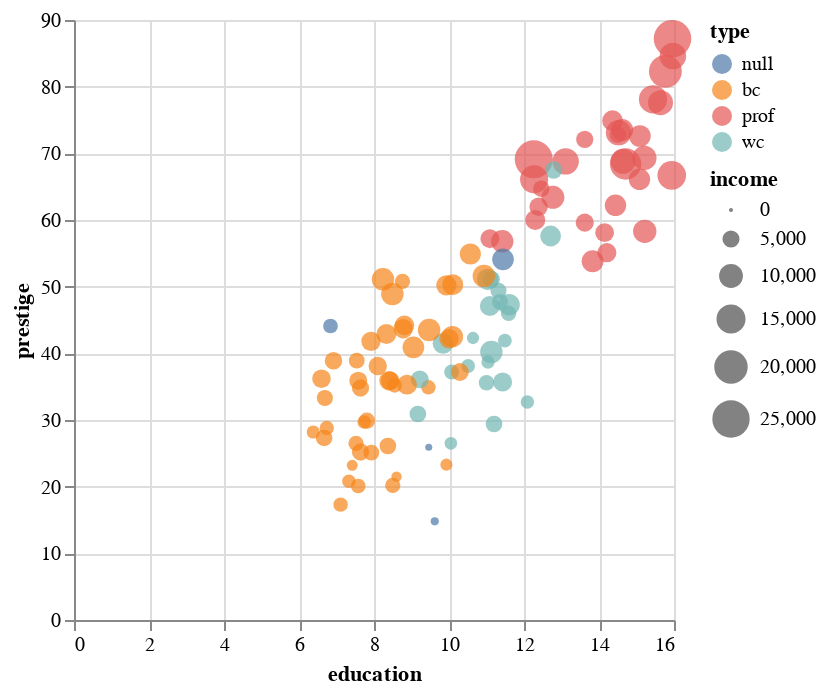

Write notebook code for a chart like this one.
### Code cell
interact_plot2 = alt.Chart(df).mark_circle().encode(
    x='education',
    y='prestige',
    color='type',
    size='income',
    tooltip=['census'],
)
interact_plot2

### Figure 1 — Vega-Lite specification as saved in the notebook (floating-point values rounded to 4 significant figures)
{"config": {"view": {"continuousWidth": 300, "continuousHeight": 300}}, "data": {"name": "data-6a22ce1ee912eff56ccfda5c76891c8a"}, "mark": {"type": "circle"}, "encoding": {"color": {"field": "type", "type": "nominal"}, "size": {"field": "income", "type": "quantitative"}, "tooltip": [{"field": "census", "type": "quantitative"}], "x": {"field": "education", "type": "quantitative"}, "y": {"field": "prestige", "type": "quantitative"}}, "$schema": "https://vega.github.io/schema/vega-lite/v5.8.0.json", "datasets": {"data-6a22ce1ee912eff56ccfda5c76891c8a": [{"job": "gov.administrators", "education": 13.11, "income": 12351, "women": 11.16, "prestige": 68.8, "census": 1113, "type": "prof"}, {"job": "general.managers", "education": 12.26, "income": 25879, "women": 4.02, "prestige": 69.1, "census": 1130, "type": "prof"}, {"job": "accountants", "education": 12.77, "income": 9271, "women": 15.7, "prestige": 63.4, "census": 1171, "type": "prof"}, {"job": "purchasing.officers", "education": 11.42, "income": 8865, "women": 9.11, "prestige": 56.8, "census": 1175, "type": "prof"}, {"job": "chemists", "education": 14.62, "income": 8403, "women": 11.68, "prestige": 73.5, "census": 2111, "type": "prof"}, {"job": "physicists", "education": 15.64, "income": 11030, "women": 5.13, "prestige": 77.6, "census": 2113, "type": "prof"}, {"job": "biologists", "education": 15.09, "income": 8258, "women": 25.65, "prestige": 72.6, "census": 2133, "type": "prof"}, {"job": "architects", "education": 15.44, "income": 14163, "women": 2.69, "prestige": 78.1, "census": 2141, "type": "prof"}, {"job": "civil.engineers", "education": 14.52, "income": 11377, "women": 1.03, "prestige": 73.1, "census": 2143, "type": "prof"}, {"job": "mining.engineers", "education": 14.64, "income": 11023, "women": 0.94, "prestige": 68.8, "census": 2153, "type": "prof"}, {"job": "surveyors", "education": 12.39, "income": 5902, "women": 1.91, "prestige": 62.0, "census": 2161, "type": "prof"}, {"job": "draughtsmen", "education": 12.3, "income": 7059, "women": 7.83, "prestige": 60.0, "census": 2163, "type": "prof"}, {"job": "computer.programers", "education": 13.83, "income": 8425, "women": 15.33, "prestige": 53.8, "census": 2183, "type": "prof"}, {"job": "economists", "education": 14.44, "income": 8049, "women": 57.31, "prestige": 62.2, "census": 2311, "type": "prof"}, {"job": "psychologists", "education": 14.36, "income": 7405, "women": 48.28, "prestige": 74.9, "census": 2315, "type": "prof"}, {"job": "social.workers", "education": 14.21, "income": 6336, "women": 54.77, "prestige": 55.1, "census": 2331, "type": "prof"}, {"job": "lawyers", "education": 15.77, "income": 19263, "women": 5.13, "prestige": 82.3, "census": 2343, "type": "prof"}, {"job": "librarians", "education": 14.15, "income": 6112, "women": 77.1, "prestige": 58.1, "census": 2351, "type": "prof"}, {"job": "vocational.counsellors", "education": 15.22, "income": 9593, "women": 34.89, "prestige": 58.3, "census": 2391, "type": "prof"}, {"job": "ministers", "education": 14.5, "income": 4686, "women": 4.14, "prestige": 72.8, "census": 2511, "type": "prof"}, {"job": "university.teachers", "education": 15.97, "income": 12480, "women": 19.59, "prestige": 84.6, "census": 2711, "type": "prof"}, {"job": "primary.school.teachers", "education": 13.62, "income": 5648, "women": 83.78, "prestige": 59.6, "census": 2731, "type": "prof"}, {"job": "secondary.school.teachers", "education": 15.08, "income": 8034, "women": 46.8, "prestige": 66.1, "census": 2733, "type": "prof"}, {"job": "physicians", "education": 15.96, "income": 25308, "women": 10.56, "prestige": 87.2, "census": 3111, "type": "prof"}, {"job": "veterinarians", "education": 15.94, "income": 14558, "women": 4.32, "prestige": 66.7, "census": 3115, "type": "prof"}, {"job": "osteopaths.chiropractors", "education": 14.71, "income": 17498, "women": 6.91, "prestige": 68.4, "census": 3117, "type": "prof"}, {"job": "nurses", "education": 12.46, "income": 4614, "women": 96.12, "prestige": 64.7, "census": 3131, "type": "prof"}, {"job": "nursing.aides", "education": 9.45, "income": 3485, "women": 76.14, "prestige": 34.9, "census": 3135, "type": "bc"}, {"job": "physio.therapsts", "education": 13.62, "income": 5092, "women": 82.66, "prestige": 72.1, "census": 3137, "type": "prof"}, {"job": "pharmacists", "education": 15.21, "income": 10432, "women": 24.71, "prestige": 69.3, "census": 3151, "type": "prof"}, {"job": "medical.technicians", "education": 12.79, "income": 5180, "women": 76.04, "prestige": 67.5, "census": 3156, "type": "wc"}, {"job": "commercial.artists", "education": 11.09, "income": 6197, "women": 21.03, "prestige": 57.2, "census": 3314, "type": "prof"}, {"job": "radio.tv.announcers", "education": 12.71, "income": 7562, "women": 11.15, "prestige": 57.6, "census": 3337, "type": "wc"}, {"job": "athletes", "education": 11.44, "income": 8206, "women": 8.13, "prestige": 54.1, "census": 3373, "type": null}, {"job": "secretaries", "education": 11.59, "income": 4036, "women": 97.51, "prestige": 46.0, "census": 4111, "type": "wc"}, {"job": "typists", "education": 11.49, "income": 3148, "women": 95.97, "prestige": 41.9, "census": 4113, "type": "wc"}, {"job": "bookkeepers", "education": 11.32, "income": 4348, "women": 68.24, "prestige": 49.4, "census": 4131, "type": "wc"}, {"job": "tellers.cashiers", "education": 10.64, "income": 2448, "women": 91.76, "prestige": 42.3, "census": 4133, "type": "wc"}, {"job": "computer.operators", "education": 11.36, "income": 4330, "women": 75.92, "prestige": 47.7, "census": 4143, "type": "wc"}, {"job": "shipping.clerks", "education": 9.17, "income": 4761, "women": 11.37, "prestige": 30.9, "census": 4153, "type": "wc"}, {"job": "file.clerks", "education": 12.09, "income": 3016, "women": 83.19, "prestige": 32.7, "census": 4161, "type": "wc"}, {"job": "receptionsts", "education": 11.04, "income": 2901, "women": 92.86, "prestige": 38.7, "census": 4171, "type": "wc"}, {"job": "mail.carriers", "education": 9.22, "income": 5511, "women": 7.62, "prestige": 36.1, "census": 4172, "type": "wc"}, {"job": "postal.clerks", "education": 10.07, "income": 3739, "women": 52.27, "prestige": 37.2, "census": 4173, "type": "wc"}, {"job": "telephone.operators", "education": 10.51, "income": 3161, "women": 96.14, "prestige": 38.1, "census": 4175, "type": "wc"}, {"job": "collectors", "education": 11.2, "income": 4741, "women": 47.06, "prestige": 29.4, "census": 4191, "type": "wc"}, {"job": "claim.adjustors", "education": 11.13, "income": 5052, "women": 56.1, "prestige": 51.1, "census": 4192, "type": "wc"}, {"job": "travel.clerks", "education": 11.43, "income": 6259, "women": 39.17, "prestige": 35.7, "census": 4193, "type": "wc"}, {"job": "office.clerks", "education": 11.0, "income": 4075, "women": 63.23, "prestige": 35.6, "census": 4197, "type": "wc"}, {"job": "sales.supervisors", "education": 9.84, "income": 7482, "women": 17.04, "prestige": 41.5, "census": 5130, "type": "wc"}, {"job": "commercial.travellers", "education": 11.13, "income": 8780, "women": 3.16, "prestige": 40.2, "census": 5133, "type": "wc"}, {"job": "sales.clerks", "education": 10.05, "income": 2594, "women": 67.82, "prestige": 26.5, "census": 5137, "type": "wc"}, {"job": "newsboys", "education": 9.62, "income": 918, "women": 7.0, "prestige": 14.8, "census": 5143, "type": null}, {"job": "service.station.attendant", "education": 9.93, "income": 2370, "women": 3.69, "prestige": 23.3, "census": 5145, "type": "bc"}, {"job": "insurance.agents", "education": 11.6, "income": 8131, "women": 13.09, "prestige": 47.3, "census": 5171, "type": "wc"}, {"job": "real.estate.salesmen", "education": 11.09, "income": 6992, "women": 24.44, "prestige": 47.1, "census": 5172, "type": "wc"}, {"job": "buyers", "education": 11.03, "income": 7956, "women": 23.88, "prestige": 51.1, "census": 5191, "type": "wc"}, {"job": "firefighters", "education": 9.47, "income": 8895, "women": 0.0, "prestige": 43.5, "census": 6111, "type": "bc"}, {"job": "policemen", "education": 10.93, "income": 8891, "women": 1.65, "prestige": 51.6, "census": 6112, "type": "bc"}, {"job": "cooks", "education": 7.74, "income": 3116, "women": 52.0, "prestige": 29.7, "census": 6121, "type": "bc"}, {"job": "bartenders", "education": 8.5, "income": 3930, "women": 15.51, "prestige": 20.2, "census": 6123, "type": "bc"}, {"job": "funeral.directors", "education": 10.57, "income": 7869, "women": 6.01, "prestige": 54.9, "census": 6141, "type": "bc"}, {"job": "babysitters", "education": 9.46, "income": 611, "women": 96.53, "prestige": 25.9, "census": 6147, "type": null}, {"job": "launderers", "education": 7.33, "income": 3000, "women": 69.31, "prestige": 20.8, "census": 6162, "type": "bc"}, {"job": "janitors", "education": 7.11, "income": 3472, "women": 33.57, "prestige": 17.3, "census": 6191, "type": "bc"}, {"job": "elevator.operators", "education": 7.58, "income": 3582, "women": 30.08, "prestige": 20.1, "census": 6193, "type": "bc"}, {"job": "farmers", "education": 6.84, "income": 3643, "women": 3.6, "prestige": 44.1, "census": 7112, "type": null}, {"job": "farm.workers", "education": 8.6, "income": 1656, "women": 27.75, "prestige": 21.5, "census": 7182, "type": "bc"}, {"job": "rotary.well.drillers", "education": 8.88, "income": 6860, "women": 0.0, "prestige": 35.3, "census": 7711, "type": "bc"}, {"job": "bakers", "education": 7.54, "income": 4199, "women": 33.3, "prestige": 38.9, "census": 8213, "type": "bc"}, {"job": "slaughterers.1", "education": 7.64, "income": 5134, "women": 17.26, "prestige": 25.2, "census": 8215, "type": "bc"}, {"job": "slaughterers.2", "education": 7.64, "income": 5134, "women": 17.26, "prestige": 34.8, "census": 8215, "type": "bc"}, {"job": "canners", "education": 7.42, "income": 1890, "women": 72.24, "prestige": 23.2, "census": 8221, "type": "bc"}, {"job": "textile.weavers", "education": 6.69, "income": 4443, "women": 31.36, "prestige": 33.3, "census": 8267, "type": "bc"}, {"job": "textile.labourers", "education": 6.74, "income": 3485, "women": 39.48, "prestige": 28.8, "census": 8278, "type": "bc"}, {"job": "tool.die.makers", "education": 10.09, "income": 8043, "women": 1.5, "prestige": 42.5, "census": 8311, "type": "bc"}, {"job": "machinists", "education": 8.81, "income": 6686, "women": 4.28, "prestige": 44.2, "census": 8313, "type": "bc"}, {"job": "sheet.metal.workers", "education": 8.4, "income": 6565, "women": 2.3, "prestige": 35.9, "census": 8333, "type": "bc"}, {"job": "welders", "education": 7.92, "income": 6477, "women": 5.17, "prestige": 41.8, "census": 8335, "type": "bc"}, {"job": "auto.workers", "education": 8.43, "income": 5811, "women": 13.62, "prestige": 35.9, "census": 8513, "type": "bc"}, {"job": "aircraft.workers", "education": 8.78, "income": 6573, "women": 5.78, "prestige": 43.7, "census": 8515, "type": "bc"}, {"job": "electronic.workers", "education": 8.76, "income": 3942, "women": 74.54, "prestige": 50.8, "census": 8534, "type": "bc"}, {"job": "radio.tv.repairmen", "education": 10.29, "income": 5449, "women": 2.92, "prestige": 37.2, "census": 8537, "type": "bc"}, {"job": "sewing.mach.operators", "education": 6.38, "income": 2847, "women": 90.67, "prestige": 28.2, "census": 8563, "type": "bc"}, {"job": "auto.repairmen", "education": 8.1, "income": 5795, "women": 0.81, "prestige": 38.1, "census": 8581, "type": "bc"}, {"job": "aircraft.repairmen", "education": 10.1, "income": 7716, "women": 0.78, "prestige": 50.3, "census": 8582, "type": "bc"}, {"job": "railway.sectionmen", "education": 6.67, "income": 4696, "women": 0.0, "prestige": 27.3, "census": 8715, "type": "bc"}, {"job": "electrical.linemen", "education": 9.05, "income": 8316, "women": 1.34, "prestige": 40.9, "census": 8731, "type": "bc"}, {"job": "electricians", "education": 9.93, "income": 7147, "women": 0.99, "prestige": 50.2, "census": 8733, "type": "bc"}, {"job": "construction.foremen", "education": 8.24, "income": 8880, "women": 0.65, "prestige": 51.1, "census": 8780, "type": "bc"}, {"job": "carpenters", "education": 6.92, "income": 5299, "women": 0.56, "prestige": 38.9, "census": 8781, "type": "bc"}, {"job": "masons", "education": 6.6, "income": 5959, "women": 0.52, "prestige": 36.2, "census": 8782, "type": "bc"}, {"job": "house.painters", "education": 7.81, "income": 4549, "women": 2.46, "prestige": 29.9, "census": 8785, "type": "bc"}, {"job": "plumbers", "education": 8.33, "income": 6928, "women": 0.61, "prestige": 42.9, "census": 8791, "type": "bc"}, {"job": "construction.labourers", "education": 7.52, "income": 3910, "women": 1.09, "prestige": 26.5, "census": 8798, "type": "bc"}, {"job": "pilots", "education": 12.27, "income": 14032, "women": 0.58, "prestige": 66.1, "census": 9111, "type": "prof"}, {"job": "train.engineers", "education": 8.49, "income": 8845, "women": 0.0, "prestige": 48.9, "census": 9131, "type": "bc"}, {"job": "bus.drivers", "education": 7.58, "income": 5562, "women": 9.47, "prestige": 35.9, "census": 9171, "type": "bc"}, {"job": "taxi.drivers", "education": 7.93, "income": 4224, "women": 3.59, "prestige": 25.1, "census": 9173, "type": "bc"}, {"job": "longshoremen", "education": 8.37, "income": 4753, "women": 0.0, "prestige": 26.1, "census": 9313, "type": "bc"}, {"job": "typesetters", "education": 10.0, "income": 6462, "women": 13.58, "prestige": 42.2, "census": 9511, "type": "bc"}, {"job": "bookbinders", "education": 8.55, "income": 3617, "women": 70.87, "prestige": 35.2, "census": 9517, "type": "bc"}]}}
